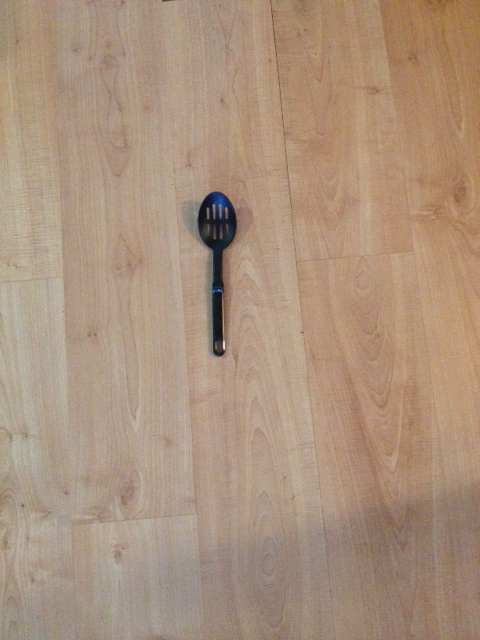
#> input picture spoon.jpeg, 480 x 640 px
$ python prepImage.py
#> lines starting #> are read from the running program, lines starting #| are printed output that depends on the picture; after the words box and inside, x2 and y2 are one past the last pixel; in counts of white or black regions, pixels touching at a corner belong together
import numpy as np
import cv2
from matplotlib import pyplot as plt

# create the convolution kernel
kernel = np.ones((6,6),np.uint8)

# load an color image in grayscale
img = cv2.imread('spoon.jpeg',0)
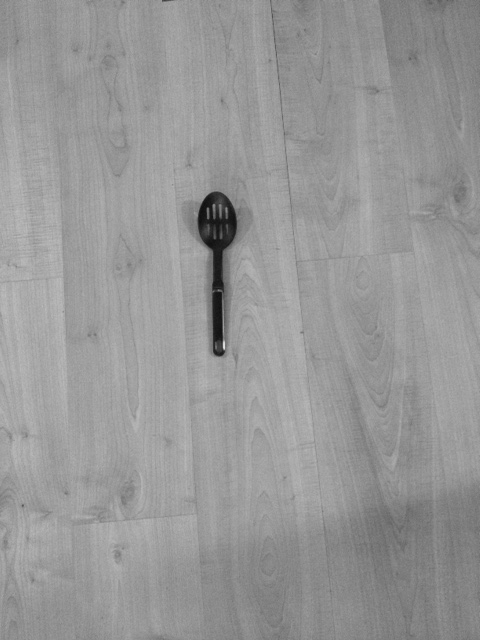
#> img: shape (640, 480); min 13, max 225, mean 151

# show the original image
cv2.imshow('image',img)
cv2.waitKey(0)
cv2.destroyAllWindows()

# filter the image with an averaging filter
filterImg = cv2.bilateralFilter(img,15,75,75)

# show the average filtered image
cv2.imshow('bilateral',filterImg)
cv2.waitKey(0)
cv2.destroyAllWindows()


# threshold the image to get only the spoon and set as a binary image
threshImg = cv2.adaptiveThreshold(filterImg,255,cv2.ADAPTIVE_THRESH_GAUSSIAN_C,cv2.THRESH_BINARY,11,2)
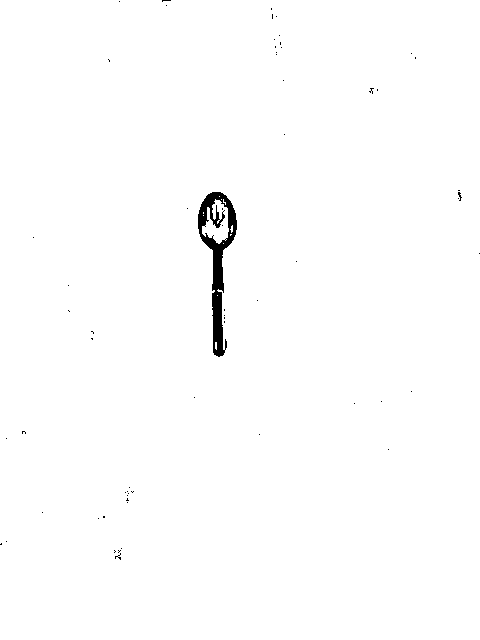
#> threshImg: shape (640, 480); 99.3% white; 64 black regions (63 under 20 px), largest, box (x1, y1, x2, y2) and area: (198, 192, 237, 357) 2139

# show the thresholded image
cv2.imshow('image2',threshImg)
cv2.waitKey(0)
cv2.destroyAllWindows()

# invert the binary image
invImg = cv2.bitwise_not(threshImg)

# erode the inverted image to remove small pixel islands
erodedImg = cv2.erode(invImg,kernel,iterations = 1)
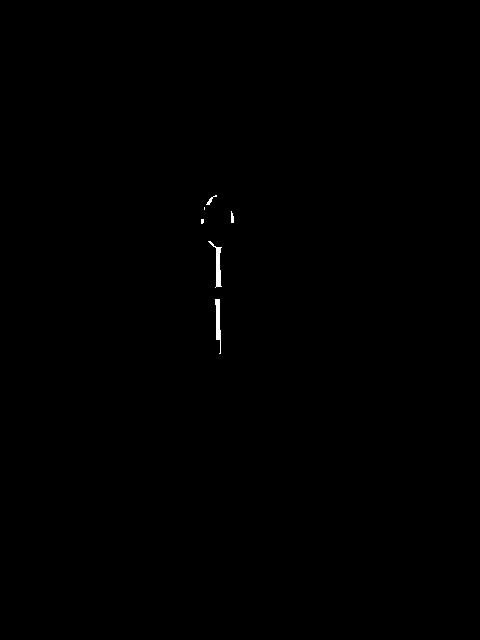
#> erodedImg: shape (640, 480); 0.16% white; 6 white regions (2 under 20 px), largest, box (x1, y1, x2, y2) and area: (208, 241, 222, 288) 204, (215, 299, 221, 354) 195, (206, 195, 217, 205) 32, (231, 211, 234, 223) 29

# dilate the eroded image 6 times to make spoon area bigger and pixels connected
dilatedImg = cv2.dilate(erodedImg,kernel,iterations = 1)
#> dilatedImg: shape (640, 480); 0.48% white; 5 white regions, box (x1, y1, x2, y2) and area: (206, 239, 225, 291) 549, (213, 297, 224, 357) 530, (202, 193, 220, 213) 198, (229, 209, 237, 226) 129, (199, 217, 207, 227) 79
dilatedImg = cv2.dilate(dilatedImg,kernel,iterations = 1)
#> dilatedImg: shape (640, 480); 0.89% white; 4 white regions, box (x1, y1, x2, y2) and area: (204, 237, 228, 294) 944, (211, 295, 227, 360) 915, (197, 191, 223, 230) 597, (227, 207, 240, 229) 279
dilatedImg = cv2.dilate(dilatedImg,kernel,iterations = 1)
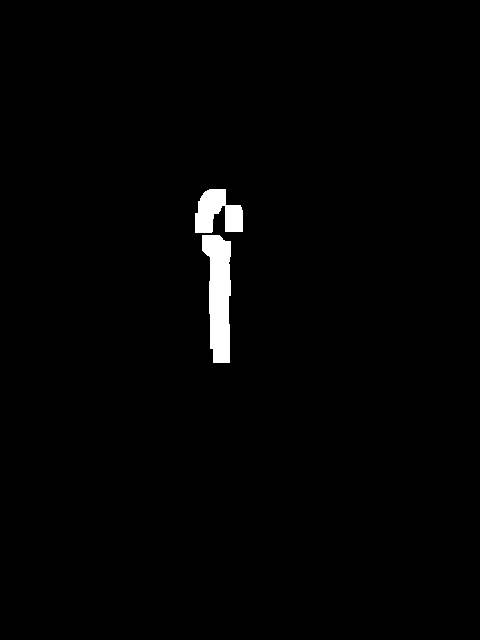
#> dilatedImg: shape (640, 480); 1.3% white; 2 white regions, box (x1, y1, x2, y2) and area: (202, 235, 231, 363) 2661, (195, 189, 243, 233) 1425
dilatedImg = cv2.dilate(dilatedImg,kernel,iterations = 1)
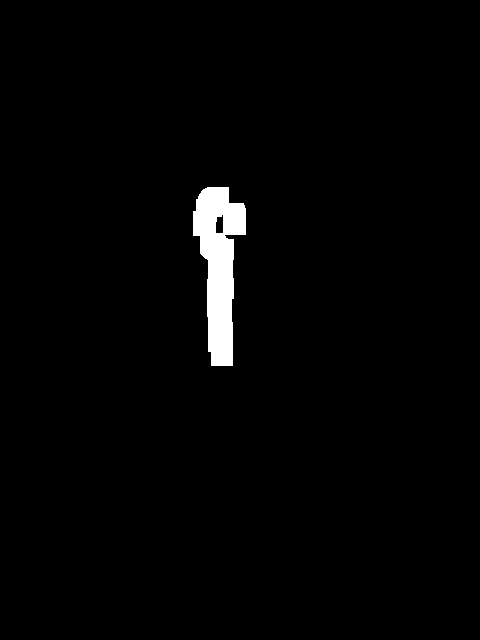
#> dilatedImg: shape (640, 480); 1.8% white; 1 white region, box (x1, y1, x2, y2) and area: (193, 187, 246, 366) 5473
dilatedImg = cv2.dilate(dilatedImg,kernel,iterations = 1)
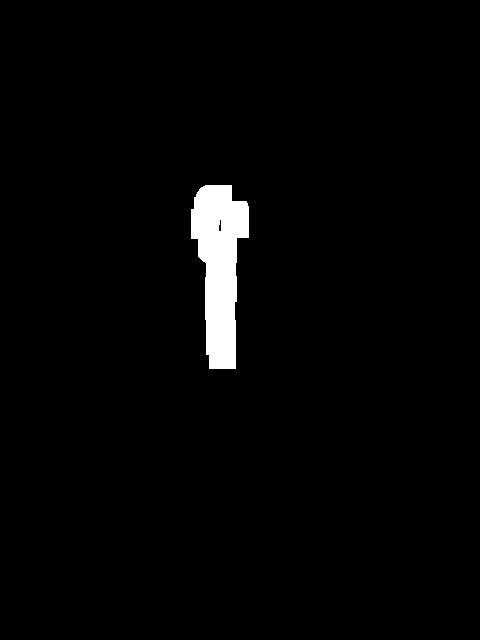
#> dilatedImg: shape (640, 480); 2.2% white; 1 white region, box (x1, y1, x2, y2) and area: (191, 185, 249, 369) 6796
dilatedImg = cv2.dilate(dilatedImg,kernel,iterations = 1)
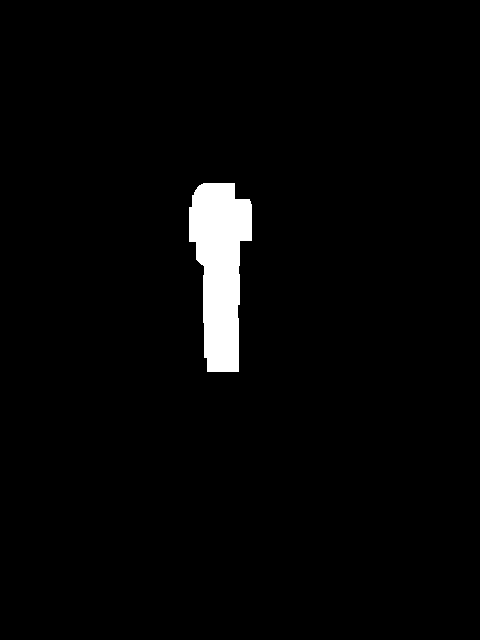
#> dilatedImg: shape (640, 480); 2.6% white; 1 white region, box (x1, y1, x2, y2) and area: (189, 183, 252, 372) 8063


# show the dilated image
cv2.imshow('image2',dilatedImg)
cv2.waitKey(0)
cv2.destroyAllWindows()

$ run again, with door.jpeg copied over spoon.jpeg
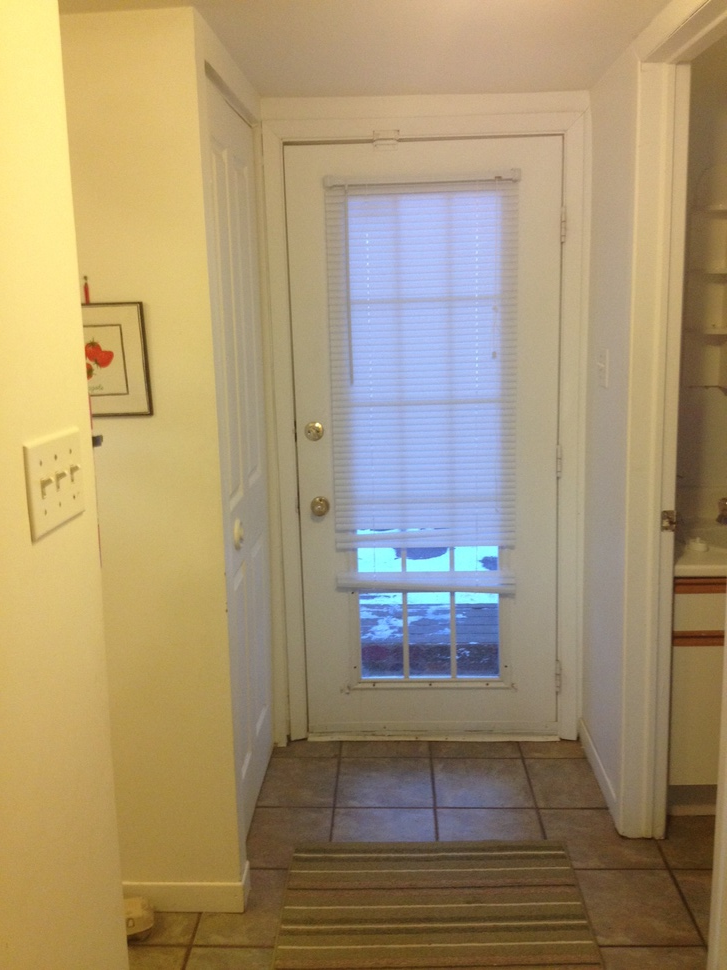
#> input picture door.jpeg, 727 x 970 px, shrunk from 1224 x 1632 before the run
#> `threshImg = cv2.adaptiveThreshold(filterImg,255,cv2.ADAPTIVE_THRESH_GA..`:
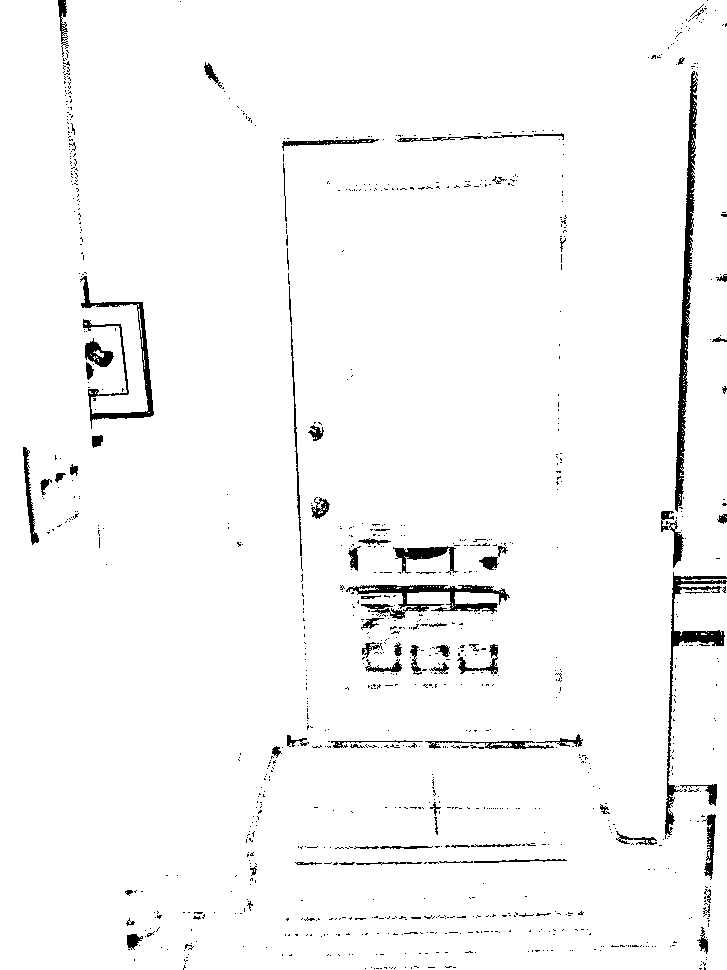
#> threshImg: shape (970, 727); 97% white; 1044 black regions (962 under 20 px), largest, box (x1, y1, x2, y2) and area: (675, 71, 698, 512) 2885, (665, 572, 727, 839) 1912, (346, 585, 510, 619) 1908
#> erodedImg: shape (970, 727); 0.11% white; 52 white regions (43 under 20 px), largest, box (x1, y1, x2, y2) and area: (411, 550, 444, 557) 144, (684, 634, 722, 642) 116, (676, 539, 680, 559) 51
#> `dilatedImg = cv2.dilate(dilatedImg,kernel,iterations = 1)`:
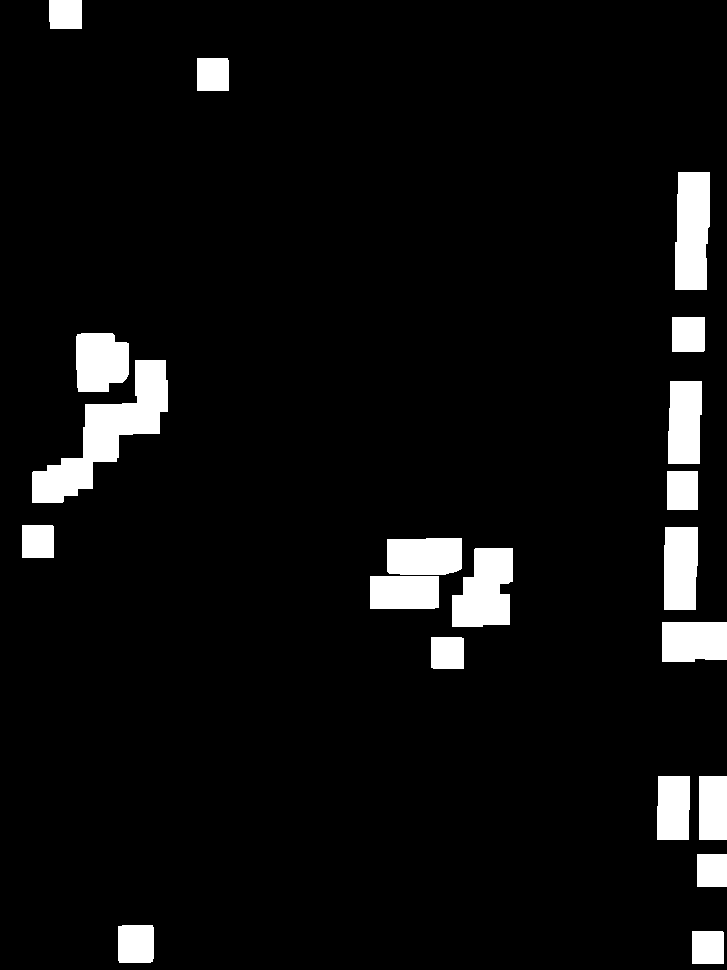
#> dilatedImg: shape (970, 727); 6.2% white; 20 white regions, largest, box (x1, y1, x2, y2) and area: (32, 360, 168, 503) 6855, (675, 172, 710, 290) 3783, (452, 548, 513, 627) 3692

$ run again, with knob.jpeg copied over spoon.jpeg
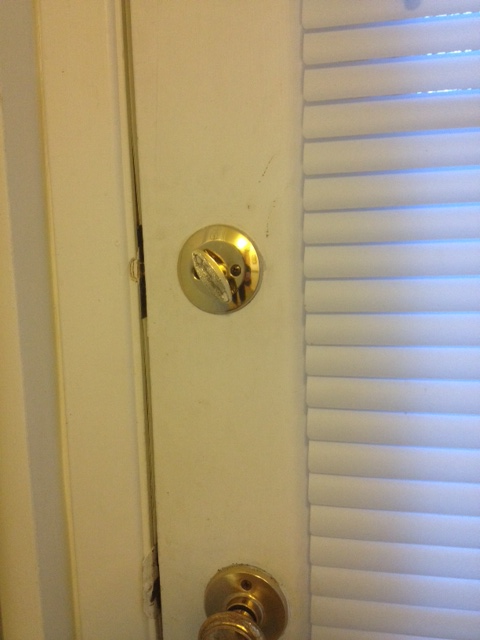
#> input picture knob.jpeg, 480 x 640 px
#> `threshImg = cv2.adaptiveThreshold(filterImg,255,cv2.ADAPTIVE_THRESH_GA..`:
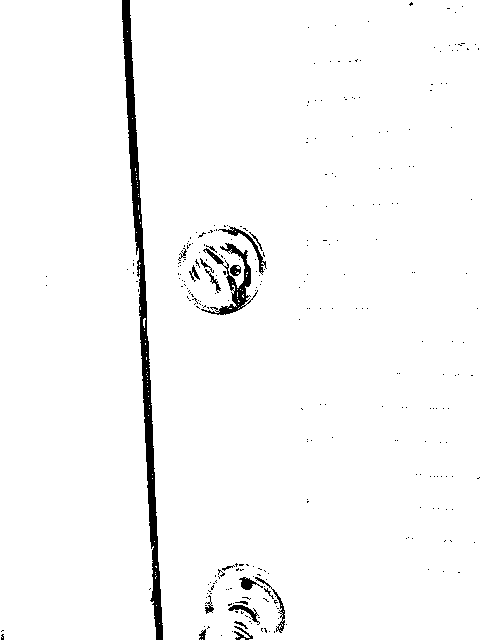
#> threshImg: shape (640, 480); 97.4% white; 287 black regions (266 under 20 px), largest, box (x1, y1, x2, y2) and area: (122, 0, 163, 640) 4816, (201, 243, 258, 315) 992, (218, 226, 267, 275) 279
#> erodedImg: shape (640, 480); 0.3% white in thin lines or dots, all inside (x1, y1, x2, y2) = (125, 0, 250, 640)
#> `dilatedImg = cv2.dilate(dilatedImg,kernel,iterations = 1)`:
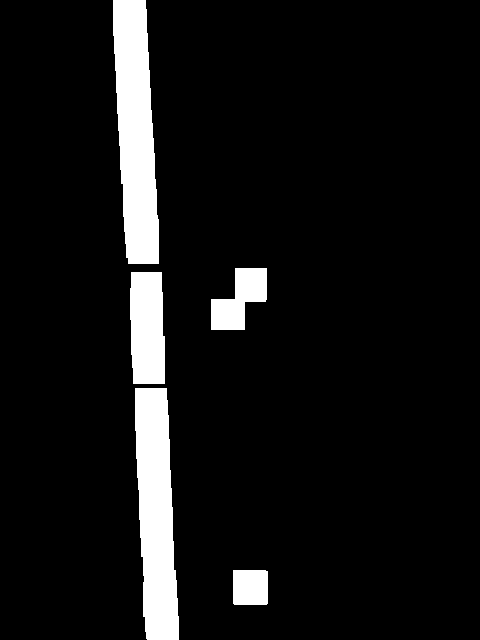
#> dilatedImg: shape (640, 480); 7.9% white; 5 white regions, box (x1, y1, x2, y2) and area: (113, 0, 159, 264) 8998, (135, 388, 179, 640) 8399, (130, 272, 165, 384) 3647, (211, 268, 267, 330) 2110, (233, 570, 268, 605) 1221
